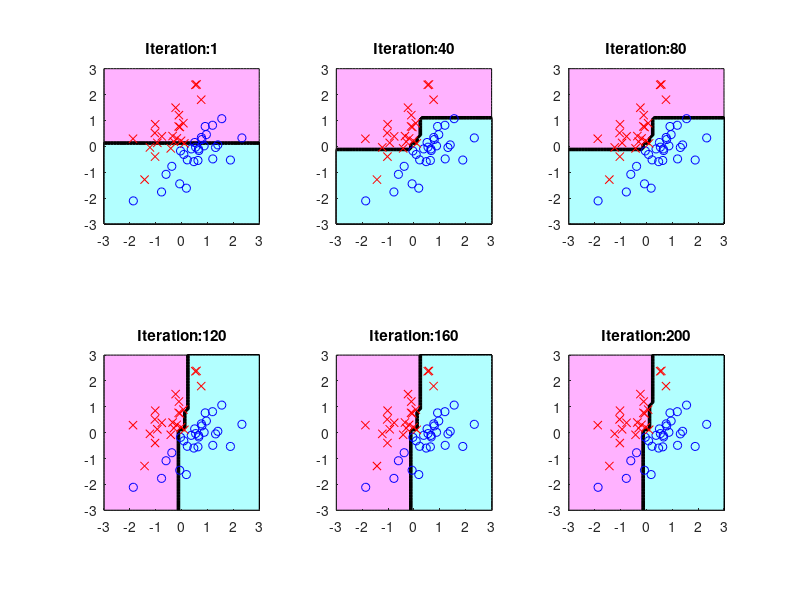
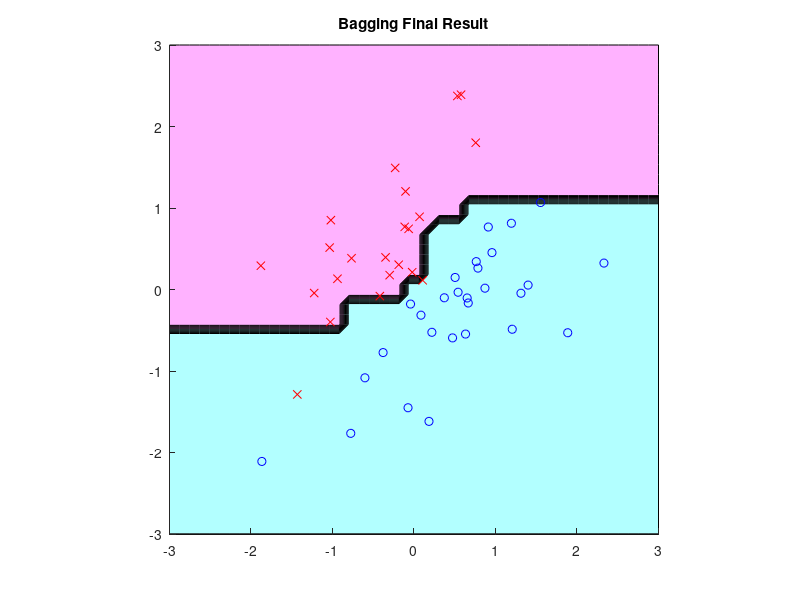

Recreate these plots in MATLAB, in order.
%% Example 9.2 Bagging
%
% * *Result in book* : Figure 9.8
% * *Code in book* : Figure 9.9
% * *Output* : |eg9_2_A.png, eg9_2_B.png|
% * *Usage* : |eg9_2(), eg9_2(50, 50)|
%
%% Source Code
function eg9_2(n, a)
    % init
    rng(0);
    % recommended, use it in future instead of
    % rand('state', 0); randn('state', 0);
    if nargin < 1
        n = 50; a = 50;
    end
    x = randn(n, 2);
    y = 2 *(x(:, 1) > x(:, 2)) - 1;
    X0 = linspace(-3, 3, a);
    [X(:, :, 1), X(:, :, 2)] = meshgrid(X0);

    id = 1;
    figure('Name', 'Bagging Example'); clf; hold on;
    setFigure('Bagging Running');

    b = 5000; Y = zeros(a, a);
    for jj = 1 : b
        d = ceil(2 * rand);
        r = ceil(n * rand(n, 1));
        xb = x(r, :);
        yb = y(r);
        [xs, xi] = sort(xb(:, d));
        el = cumsum(yb(xi));
        eu = cumsum(yb(xi(end : -1 : 1)));
        e = eu(end - 1 : -1 : 1) - el(1 : end - 1);
        [~, ei] = max(abs(e));
        c = mean(xs(ei : ei + 1));
        s = sign(e(ei));
        Y = Y + sign(s*(X(:, :, d) - c)) / b;
        if (jj == 1) || (rem(jj, 40) == 0 && jj / 40 < 6)
            plotFigure(2, 3, id, num2str(jj), X0, Y ./ jj .* b, x, y);
            id = id + 1;
        end
    end
    saveas(gcf, 'eg9_2_A', 'png');

    figure('Name', 'Bagging Example'); clf; hold on;
    setFigure('Bagging Final Result');
    contourf(X0, X0, sign(Y));
    plot(x(y == 1, 1), x(y == 1, 2), 'bo');
    plot(x(y == -1, 1), x(y == -1, 2), 'rx');
    saveas(gcf, 'eg9_2_B', 'png');

    % sub-function, plot sub-figure
    function [] = plotFigure( M, N, id, titlesuffix, x0, y0, x1, y1)
        subplot(M, N, id); hold on;
        contourf(x0, x0, sign(y0));
        plot(x1(y1 == 1, 1), x1(y1 == 1, 2), 'bo');
        plot(x1(y1 == -1, 1), x1(y1 == -1, 2), 'rx');
        setFigure(strcat('Iteration: ', titlesuffix));
    end

    % sub-function, figure setting
    function [] = setFigure( tag )
        title(tag);
        axis([-3 3 -3 3]); axis square;
        colormap([1 0.7 1; 0.7 1 1]);
    end
end
